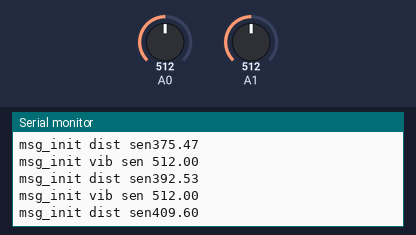
Bench run of a sketch on a simulated Arduino Uno, built with avr-gcc and run on an emulated ATmega328P. On the bench: the last lines printed to the serial monitor. Inputs (shaded band) come from the test bench; at power-on: A1 = 512, A0 = 512.

Above: at 1.2 s.
1.3 s: A1 set to 105
At 2.4 s:
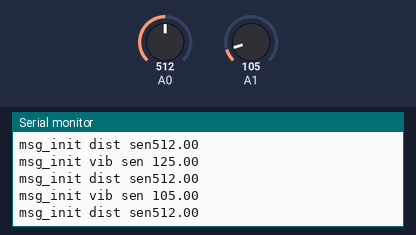
2.8 s: A1 set to 88
At 3.4 s:
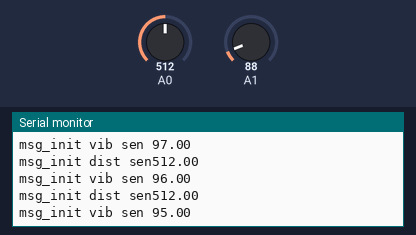
Timing chart, 0 to 5.8 s (numbered marks = the images above; inputs shaded):
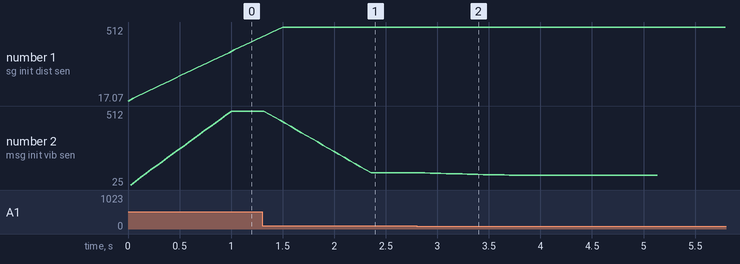

Measured:
- the behaviour switches between 100 and 99 on A1 (found by bisection; images 1 and 2)
- after the input at 1.3 s, the serial monitor: prints a new line after 0.07 s (image 1)
- after the input at 2.8 s, the serial monitor: prints a new line after 0.08 s (image 2)
- plotted number 2: 512 → 105 after the input at 1.3 s, 105 → 88 after the input at 2.8 s

The sketch:

dimensions.ino
```cpp
#include "Distance.h"
#include "Vibration.h"

Distance<A0> distance;
Vibration<1> frq1;
float disp;
char c;

void setup() {

  Serial.begin(9600);
  distance.configure();
}

void loop() {

  if(Serial.available()){
    c = Serial.read();

    if(c=='u'){distance.N = 0;}

    }

  disp = distance.getDistance();

  if(disp!=-1){
      Serial.print("d_");
      Serial.println(disp);
    }

   disp = frq1.getFreq();
  if(disp!=-1){
      Serial.print("f1_");
      Serial.println(disp);
    }


  delay(40);
}
```

Distance.h
```cpp
#include <Arduino.h>

template <byte op_pin>

class Distance {

  public:
  int N=0;

  void configure(){
      pinMode(op_pin, INPUT);

    }

  float getDistance(){

      if(N <150) {
        calcAvg();
        minRawVal = avg;
        Serial.print("msg_init dist sen");
        Serial.println(avg);
        N++;
        if(N==149){
            Serial.print("min_");
            Serial.println(minRawVal);
            Serial.println("msg_READY");
          }
        return -1;
        }

      calcAvg();

      //def = ((avg-minRawVal)/interval) * maxDef;
      //Serial.print("avg_");
      //Serial.println(avg);
      def = (avg-minRawVal)/res;
     // if(def-prev < 0.4 && def-prev > -0.4) {def = prev;}
      prev = def;
      if(def<0.5){def=0;}
      return def;
    }

    private:
    int s;
    float def, avg, prev;
    float res = 2.6;
     int maxRawVal = 450;
     int minRawVal = 314;
    const float maxDef = 20.0; // in mm
    int interval = maxRawVal - minRawVal;
    int vals[30];
    long sum;
    int i;

    void calcAvg(){

      s = analogRead(op_pin);
        sum=0; avg = 0;
        for(i=0; i<29; i++){
          vals[i] = vals[i+1];
          sum += vals[i];
        }

        vals[29] = s;
        sum+= s;
        avg = sum/30.0;

      }

  };
```

Vibration.h
```cpp
#include <Arduino.h>

template <byte pin>

class Vibration {

  private:
   int val;
   int vals[20];
   long sum;
   int i=0;
   float avg;

   int n = 0;
   int thresh;

   bool p1 = false;
   bool p2 = true;
   int tCount = 0;
   float freq = 0;

  public:
  void configure(){
    pinMode(pin, INPUT);
  }

  float getFreq(){

      val = analogRead(pin);

  if(n<100){
    n++;
    calcAvg();
    thresh = avg;
    Serial.print("msg_init vib sen ");
    Serial.println(avg);
    if(n==99){
        Serial.print("t_");
        Serial.println(thresh);
      }
    return -1;
    }

    calcAvg();
    //Serial.println(avg);
   tCount++;
  if(avg > thresh && !p1) {
      p1 = true;
      p2 = false;
      return -1;
    }

  if(avg < thresh && !p2){
      p1 = false;
      p2 = true;
      freq = 1/(tCount*0.02);
      tCount = 0;
    }

  if(tCount>200){
      freq = 0;
    }
    return freq;


  }

  void calcAvg(){

        sum=0;
        for(i=0; i<19; i++){
          vals[i] = vals[i+1];
          sum += vals[i];
        }

        vals[19] = val;
        sum+= val;
        avg = sum/20;

  }
 };
```
